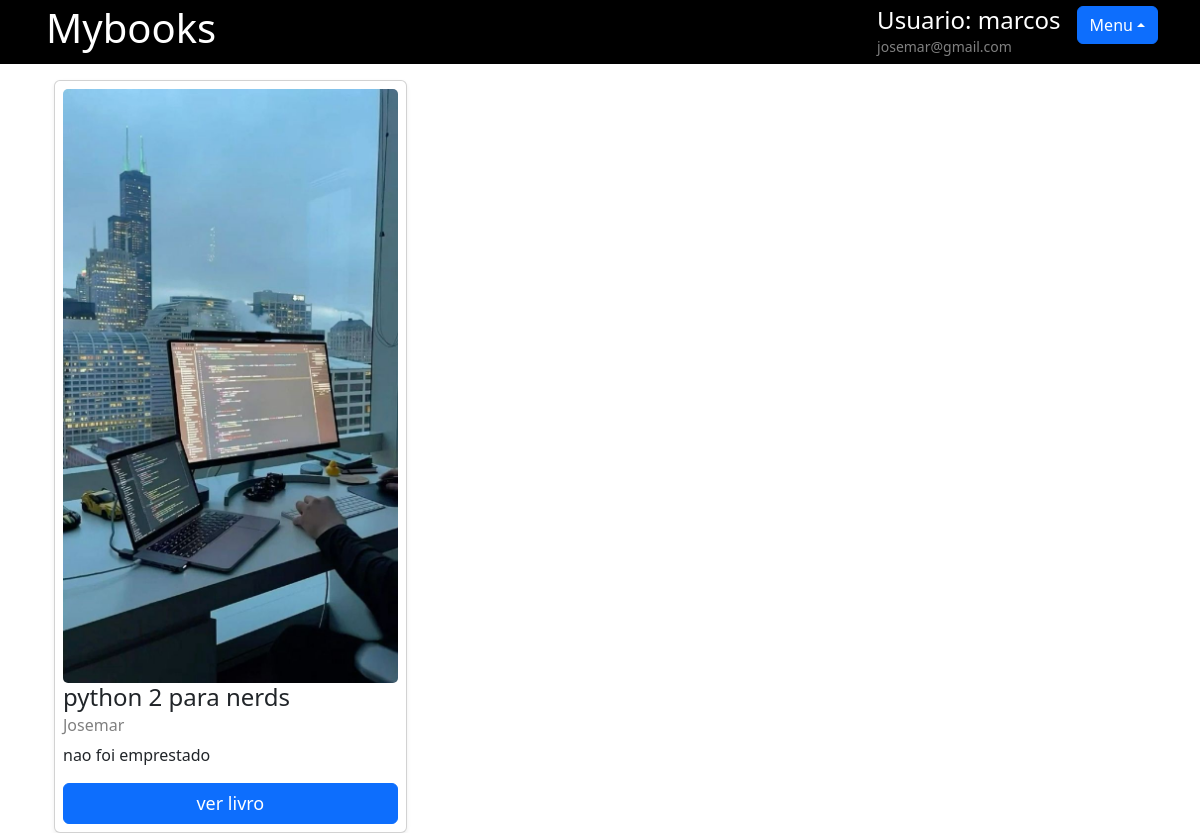
Screenshot of /livro/home/ (signed in) with the database file from the repository.
### usuario/models.py (models this page shows, shortened)
class Usuarios(models.Model):
    name = models.CharField(max_length=60)
    email = models.EmailField()
    password = models.CharField(max_length=64)
    class Meta:
        unique_together = ["name", "email"]
        ordering = ["name"]
        verbose_name = "Usuario"
        verbose_name_plural = "Usuarios"

### livro/models.py (models this page shows, shortened)
class Livros(models.Model):
    img =  models.ImageField(upload_to='capa_livro' ,blank=False,null=False,)
    titulo = models.CharField(max_length=100, blank=False)
    autor = models.CharField(max_length=50, blank=False)
    co_autor = models.CharField(max_length=50, blank=True)
    data_cadastro = models.DateField(default=date.today())
    emprestado = models.BooleanField(default=False)
    categoria = models.ForeignKey(Categoria, on_delete=models.DO_NOTHING)
    usuario = models.ForeignKey(Usuarios, on_delete=models.DO_NOTHING)
    class Meta:
        verbose_name = "Livro"
        verbose_name_plural = "Livros"
        ordering = ["titulo"]
        unique_together = ["titulo", "autor", "co_autor"]

### livro/views.py (the view)
# urls.py: 2. Add a URL to urlpatterns:  path('', views.home, name='home')
def home(requests):
    if requests.method == "GET":
        if requests.session.get("usuario"):
            status = requests.GET.get("status")
            usuario = Usuarios.objects.get(id=requests.session["usuario"])
            usuarios = Usuarios.objects.all()
            livros = Livros.objects.filter(usuario=usuario)
            livros_all = Livros.objects.filter(
                usuario=requests.session["usuario"]
            ).filter(emprestado=False)
            livros_emprestados = Livros.objects.filter(
                usuario=requests.session["usuario"]
            ).filter(emprestado=True)
            forms = CadastroLivro()
            forms.fields["usuario"].initial = requests.session.get("usuario")
            categoria = Categoria.objects.filter(
                usuario_id=requests.session.get("usuario")
            )
            form_categoria = CategoriaLivro()
            forms.fields["categoria"].queryset = categoria  # type:ignore
            return render(
                requests,
                "home.html",
                {
                    "usuario": usuario,
                    "usuarios": usuarios.exclude(id=requests.session["usuario"]),
                    "livros": livros,
                    "forms": forms,
                    "status": status,
                    "form_categoria": form_categoria,
                    "livros_all": livros_all,
                    "livros_emprestados": livros_emprestados,
                    "total_livro": livros.count(),
                },
            )
        return redirect("/auth/login/?status=2")

### livro/models.py (called while the page is built)
    def __str__(self):
        return self.name

### livro/templates/home.html (shortened to what this page needs)
{% extends "base.html" %}
{% load crispy_forms_tags %}
{% block conteudo %}
<main class="container">
  <section class="container mt-3 gap-2 d-flex row-cols-3 flex-wrap">
    {% for livro in livros %}
    <div class="card col-md-3 p-2 shadow-sm" style="width: 32.3%">
      {% if livro.img.url %}
       <img src="{{livro.img.url }}" alt="{{livro.titulo}}" class="card-img">
       {% endif %}
      <h4 class="mb-1">{{livro.titulo}}</h4>
      <h3
        class="text-black-50"
        style="font-size: medium; text-transform: capitalize; font-weight: 500"
      >
        {{livro.autor}}
      </h3>
      {% if livro.emprestado %}
      <p>sim foi emprestado</p>
      {% else %}
      <p>nao foi emprestado</p>
      {% endif %}
      <a
        href="{% url 'ver_livro' livro.id %}"
        class="btn btn-primary"
        style="font-size: 18px; font-weight: 500"
        >ver livro</a
      >
    </div>
    {% endfor %}
  </section>
</main>
{% endblock conteudo %}

### templates/base.html (shortened to what this page needs)
{% load static %}
{% load crispy_forms_tags %}
<!doctype html>
<html lang="en">
  <head>
    <link
      rel="stylesheet"
      href="{% static '/bootstrap53/css/bootstrap.min.css' %}"
    />
    <link rel="stylesheet" href="{% static '/css/styles.css' %}" />
  </head>
  <body>
    <header class="bg-black">
      <nav
        class="container d-flex justify-content-between align-content-center align-items-center"
      >
        <a href="{% url 'home' %}">
          <h1 class="text-white p-1">Mybooks</h1>
        </a>
        <div class="d-flex gap-3">
          {% if usuario %}
          <div>
            <h4 class="text-white mb-0 p-0">Usuario: {{usuario.name}}</h4>
            <small class="small m-0 text-white-50"> {{usuario.email}}</small>
          </div>
          <div>
          <div class="btn-group dropup">
            <button type="button" class="btn btn-primary dropdown-toggle" data-bs-toggle="dropdown" aria-expanded="false">Menu</button>
          </div>
          {% endif %}
        </div>
      </nav>
    </header>
    {% block conteudo %}
    {% endblock conteudo %}
  </body>
</html>

### templates/static/css/styles.css (style rules this page uses)
a { text-decoration: none; color: whitesmoke; }

### rows the page displays
Usuarios: name "marcos", email "josemar@gmail.com"
Livros: img (picture), titulo "python 2 para nerds", autor "Josemar", emprestado "nao foi emprestado"
